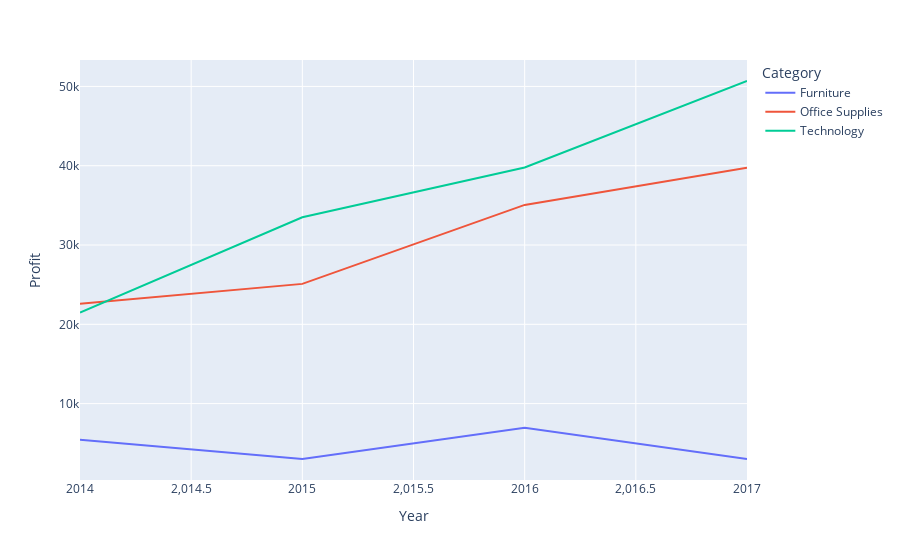

This figure's notebook cell:
### Markdown cell above
# Visualizing the results using a line chart

### Code cell
px.line(profit_data, x = "Year", y = "Profit", color = "Category")

### Figure 1 — Plotly figure (JSON) as saved in the notebook; plotly's stock layout.template omitted (floating-point values rounded to 4 significant figures)
{"data": [{"hovertemplate": "Category=Furniture<br>Year=%{x}<br>Profit=%{y}<extra></extra>", "legendgroup": "Furniture", "line": {"color": "#636efa", "dash": "solid"}, "marker": {"symbol": "circle"}, "mode": "lines", "name": "Furniture", "orientation": "v", "showlegend": true, "type": "scatter", "x": [2014, 2015, 2016, 2017], "xaxis": "x", "y": [5458.0, 3015.0, 6960.0, 3018.0], "yaxis": "y"}, {"hovertemplate": "Category=Office Supplies<br>Year=%{x}<br>Profit=%{y}<extra></extra>", "legendgroup": "Office Supplies", "line": {"color": "#EF553B", "dash": "solid"}, "marker": {"symbol": "circle"}, "mode": "lines", "name": "Office Supplies", "orientation": "v", "showlegend": true, "type": "scatter", "x": [2014, 2015, 2016, 2017], "xaxis": "x", "y": [22590.0, 25100.0, 35060.0, 39740.0], "yaxis": "y"}, {"hovertemplate": "Category=Technology<br>Year=%{x}<br>Profit=%{y}<extra></extra>", "legendgroup": "Technology", "line": {"color": "#00cc96", "dash": "solid"}, "marker": {"symbol": "circle"}, "mode": "lines", "name": "Technology", "orientation": "v", "showlegend": true, "type": "scatter", "x": [2014, 2015, 2016, 2017], "xaxis": "x", "y": [21490.0, 33500.0, 39770.0, 50680.0], "yaxis": "y"}], "layout": {"legend": {"title": {"text": "Category"}, "tracegroupgap": 0}, "margin": {"t": 60}, "xaxis": {"anchor": "y", "domain": [0, 1], "title": {"text": "Year"}}, "yaxis": {"anchor": "x", "domain": [0, 1], "title": {"text": "Profit"}}}}
